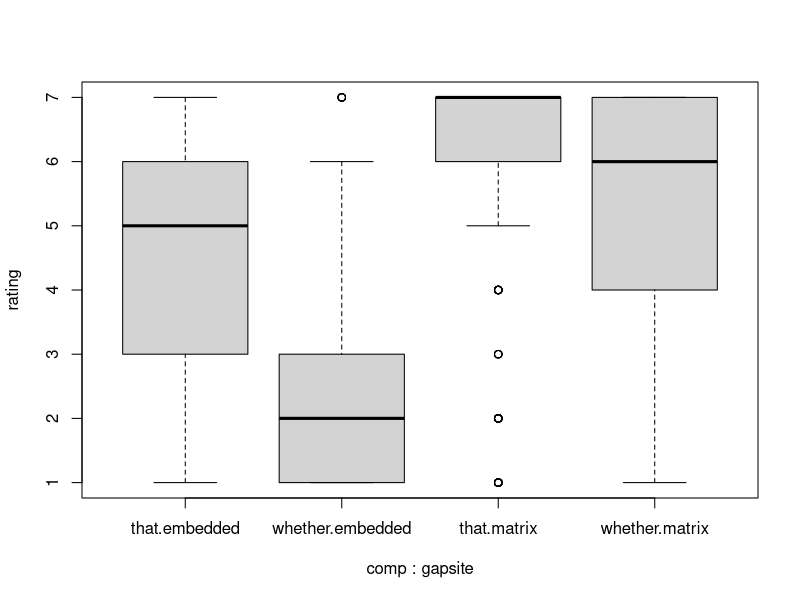
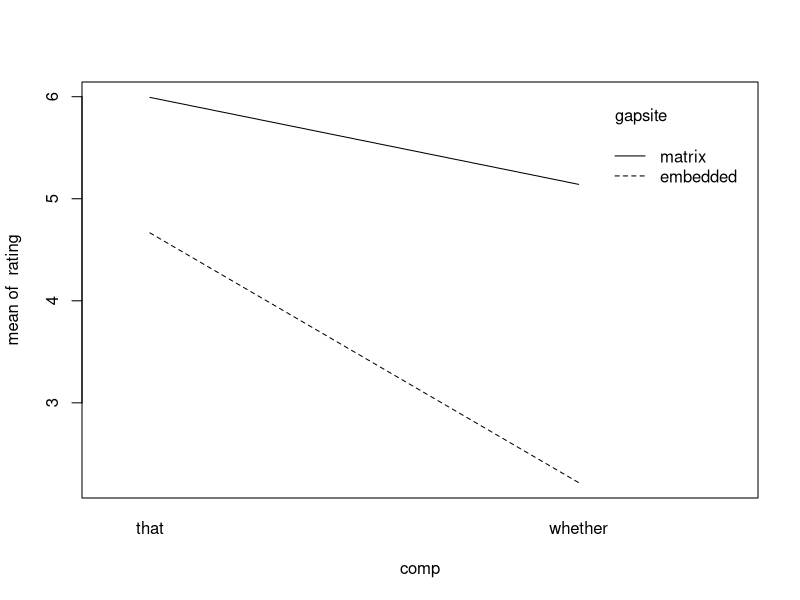
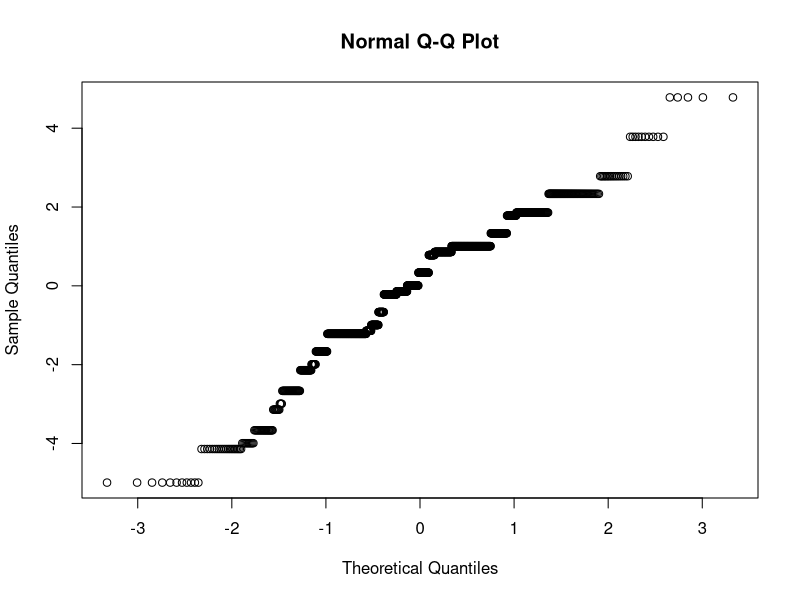
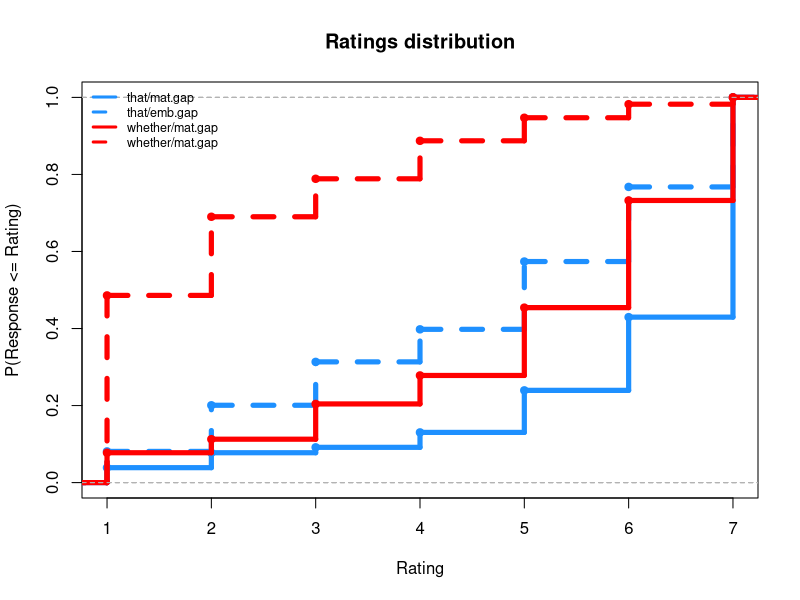

R code for these plots, in order:
# LING280 Practice with Interactions
# 'whether'-island ratings data set from Sprouse, Wagers & Phillips (2012)
# 10.1353/lan.2012.0004

# Read the data in
read.csv("data/islands.simple.csv") -> islands.raw

# What is the design?
print(str(islands.raw))

# unlist() will make the data.frame into a vector (by column)
islands.df <- data.frame(rating = unlist(islands.raw))

nrow(islands.raw) -> n.obs.percondition #hint
islands.df$comp <- c(rep("that", 2 * n.obs.percondition),
                     rep("whether", 2 * n.obs.percondition))
islands.df$gapsite <- rep(c(rep("matrix", n.obs.percondition),
                            rep("embedded", n.obs.percondition)), 2)

# turn the string values from above into 'factors'
islands.df$comp <- factor(islands.df$comp)
islands.df$gapsite <- factor(islands.df$gapsite)

# double check that everything is correctly distributed
with(islands.df, table(comp, gapsite))

# estimate a linear model that includes the two factors as simple effects only
model.A_B <- lm(rating ~ comp + gapsite, data=islands.df)
# estimate a linear model that includes the two factors and their interaction
model.AxB <- lm(rating ~ comp * gapsite, data=islands.df)

# Which is better? why?
lr <- as.numeric(2*(logLik(model.AxB)-logLik(model.A_B)))
p.val <- 1 - pchisq(lr, 1)
# OR
anova(model.A_B, model.AxB)
# AND
summary(model.A_B)$adj.r.squared
summary(model.AxB)$adj.r.squared


# A little about manipulating the contrast coding in R ...

# By default, R factors are treatment - i.e. (0,1) - coded
# That means one level in each factor is a 'baseline' (the 0)
# Coefs for the factor are other levels' pairwise difference to the baseline  
# You can check this with the contrasts() function
contrasts(islands.df$comp)
contrasts(islands.df$gapsite)
# What does R assign to either factor as a baseline?
# On what basis does it do it? [it's dumb ...]
# To make these by hand, you could use the contr.treatment() function

# Switch the baseline for "gapsite"
# abs() - absolute value function;
# (0,1) - 1 -> (-1, 0); abs(-1, 0) -> (1,0)
abs(contrasts(islands.df$gapsite)-1)->contrasts(islands.df$gapsite)

# Generate sum contrasts for two levels
contr.sum(2)
# Divide by 2 so that the coefficient/slope is the diff. between means
contrasts(islands.df$comp) <- contr.sum(2)/2
contrasts(islands.df$gapsite) <- contr.sum(2)/2
# Treat 'matrix' as the positive contrast, so:
contrasts(islands.df$gapsite) <- -1 * contrasts(islands.df$gapsite)


## Visualizations
# some plotting functions understand formulas
boxplot(rating~comp*gapsite, data=islands.df)

# what kind of interaction?
with(islands.df,
     interaction.plot(x.factor = comp, 
                      trace.factor = gapsite, 
                      response=rating))

# Ratings data are not perfectly suited to untransformed linear models
# (1) they are bounded (1-n)
# Check the residuals to see what happens at the tails ...
qqnorm(resid(model.AxB))
ks.test(scale(resid(model.AxB)), "pnorm")

# Consider another representation of the data
# What does this suggest about how we might analyze ratings data?

# Set up some handy plotting parameters
col.comp <- c("dodgerblue", "red")
names(col.comp) <- c("that", "whether")
lty.gap <- c("solid", "dashed")
names(lty.gap) <- c("matrix", "embedded")

# Loop through the factor levels
# An embedded loop recaps a 2 x 2 design ...
add.par <- FALSE
for(comp.loop in c("that", "whether")){
  for(gap.loop in c("matrix", "embedded")){
    with(islands.df, 
         plot.ecdf(rating[comp==comp.loop & gapsite==gap.loop], 
                   verticals = TRUE, lwd = 5, xlim = c(1,7), 
                   main = "Ratings distribution", 
                   xlab= "Rating", ylab= "P(Response <= Rating)",
                   col = col.comp[comp.loop], lty = lty.gap[gap.loop],
                   add = add.par))
    add.par <- TRUE
  }
}
# Place a legend
legend("topleft", 
       legend=c("that/mat.gap", "that/emb.gap", "whether/mat.gap", "whether/mat.gap"),
       col = col.comp[c("that","that","whether","whether")], 
       lty = lty.gap[rep(c("matrix","embedded"),2)],
       lwd = 3, bty = "n", cex=0.75)
  

